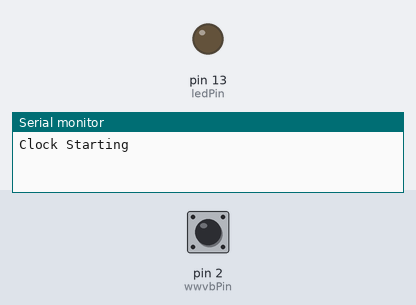
Recording of a sketch running on a simulated Arduino Uno, built with avr-gcc and run on an emulated ATmega328P. On the bench: output pins drawn as LEDs (lit = HIGH), the last lines printed to the serial monitor. Dashed ring = blinking. Inputs (shaded band) come from the test bench; at power-on: pin 2 (wwvbPin) LOW.

Above: at 1.2 s.
1.3 s: pin 2 (wwvbPin) pulsed HIGH 5 times (0.12 s each, 0.3 s apart)
At 1.57 s:
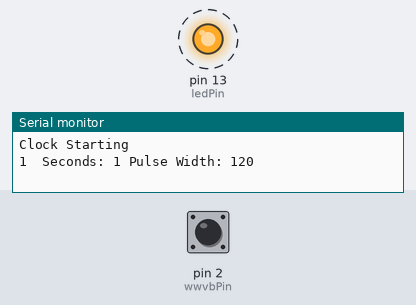
At 4.0 s:
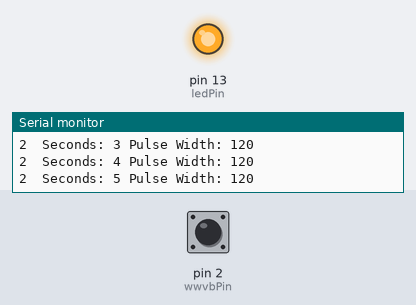
Timing chart, 0 to 5.5 s (numbered marks = the images above; inputs shaded):
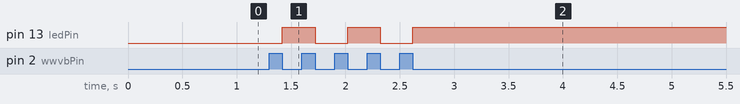

The sketch:

radioclock3.ino
```cpp
#define wwvbPin 2
#define ledPin 13
#define LOW 0
#define HIGH 1

int pulseStart,pulseEnd,pulseWidth,seconds = 0;
boolean pulseStatus = false;
int sigWas = LOW;

void pulse() {
  int sig = digitalRead(wwvbPin) ;

  if(sig == HIGH && pulseStart == 0) {
    pulseStart = millis() ;
    return ;
  }

  // If we've going high after a low, this starts a pulse.  Get the time.
/*
  if(sig == HIGH && pulseStart == 0) {
    pulseStart = millis() ;
    return ;
  }

*/
/*
  // If we see a high but haven't seen a low, just ignore the transition.

  if(sig == HIGH) {
    return ;
  }
*/
  // If we haven't seen a start of pulse and have a low, just ignore.
/*
  if(pulseStart == 0) {
    return ;
  }
  */

  // We got a pulse.  Compute the duration.

  pulseEnd = millis() ;
  pulseWidth = pulseEnd - pulseStart ;
  pulseStart = 0 ;
  pulseStatus = !pulseStatus;
  if ( !pulseStatus ) {
    digitalWrite(ledPin,LOW);
  } else {
    digitalWrite(ledPin,HIGH);
  }

  Serial.print(millis()/1000);
  Serial.print("\t");

  if (pulseWidth >= 500 ) {
  seconds = 0;
  Serial.print("top of minute");
  Serial.print("\t");
  } else {
    seconds++;
  }
  Serial.print("Seconds: ");
  Serial.print(seconds);
  Serial.print(" Pulse Width: ");
  Serial.println(pulseWidth);  // prints hello with ending line break

}
  // This interrupt routine continues building a data frame and setting
  // the clock.

void setup() {
attachInterrupt(0, pulse, CHANGE) ;
Serial.begin(9600);           // set up Serial library at 9600 bps
Serial.println("Clock Starting");  // prints hello with ending line break
pinMode(ledPin, OUTPUT);
//digitalWrite(ledPin,HIGH);
}

void loop() {
}
```

Measured:
- after the input at 1.3 s, pin 13 (ledPin): alternates HIGH for 0.30 s and LOW for 0.30 s, 5 changes in all, then stays HIGH, starting after 0.12 s
